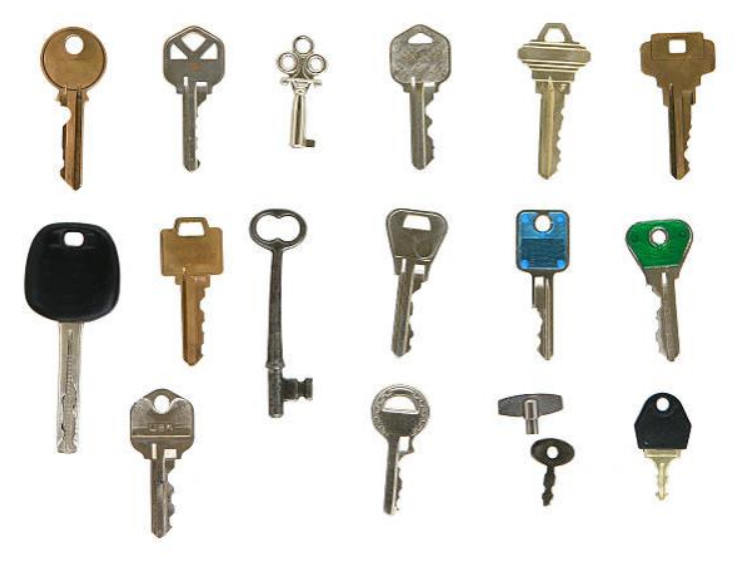
#> input picture CV-HW2-Practical-SimingSun/multiple-keys.png, 752 x 562 px, found by its file name
$ python CV-HW2-A2.py
#> lines starting #> are read from the running program, lines starting #| are printed output that depends on the picture; after the words box and inside, x2 and y2 are one past the last pixel; in counts of white or black regions, pixels touching at a corner belong together
import matplotlib
matplotlib.use("TkAgg")
from matplotlib import pyplot as plt
import numpy as np
import cv2
from PIL import Image

img = cv2.imread('/Users/simingsun/Desktop/multiple-keys.png', cv2.IMREAD_GRAYSCALE)
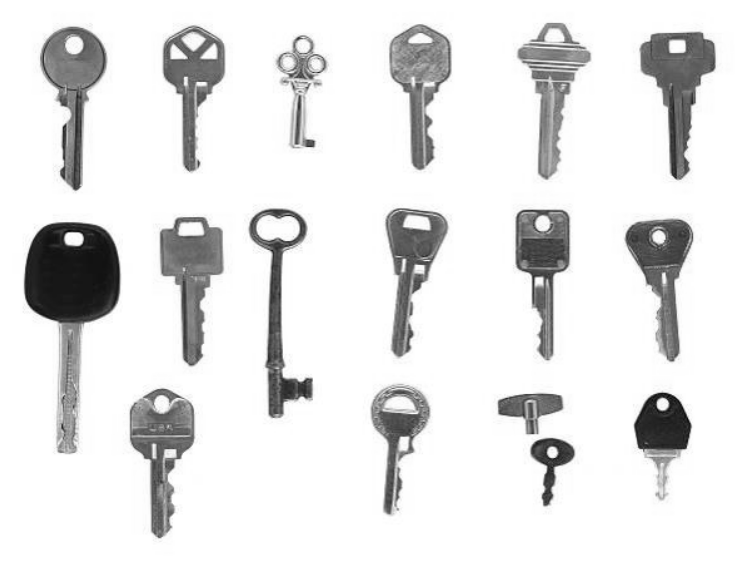
#> img: shape (562, 752); min 8, max 255, mean 227.7
print(img.shape)
#| (562, 752)

ret2, th2 = cv2.threshold(img, 0, 255, cv2.THRESH_BINARY + cv2.THRESH_OTSU)
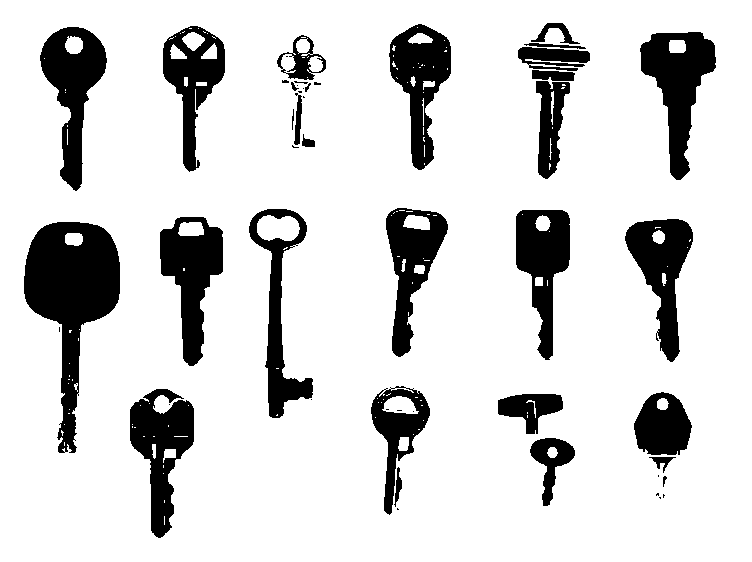
#> th2: shape (562, 752); 83.5% white; 49 black regions (20 under 20 px), largest, box (x1, y1, x2, y2) and area: (24, 222, 120, 453) 10174, (640, 32, 716, 180) 5284, (40, 27, 107, 191) 5018
#> ret2 = 176

match_img = cv2.imread('/Users/simingsun/Desktop/match-key-binary.png', cv2.IMREAD_GRAYSCALE)

#> (the run stopped early here; a loop or call above may not have finished)

$ run again, with CV-HW2-Practical-SimingSun/match-key.png copied over CV-HW2-Practical-SimingSun/multiple-keys.png
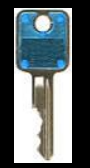
#> input picture CV-HW2-Practical-SimingSun/match-key.png, 90 x 168 px, found by its file name
#> `img = cv2.imread('/Users/simingsun/Desktop/multiple-keys.png', cv2.IMR..`:
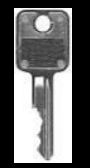
#> img: shape (168, 90); min 0, max 255, mean 105.5
#| (168, 90)
#> `ret2, th2 = cv2.threshold(img, 0, 255, cv2.THRESH_BINARY + cv2.THRESH_..`:
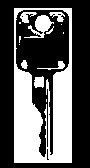
#> th2: shape (168, 90); 35.8% white; 14 white regions (6 under 20 px), largest, box (x1, y1, x2, y2) and area: (14, 8, 72, 163) 4674, (24, 15, 54, 38) 300, (34, 76, 44, 88) 99
#> ret2 = 133
